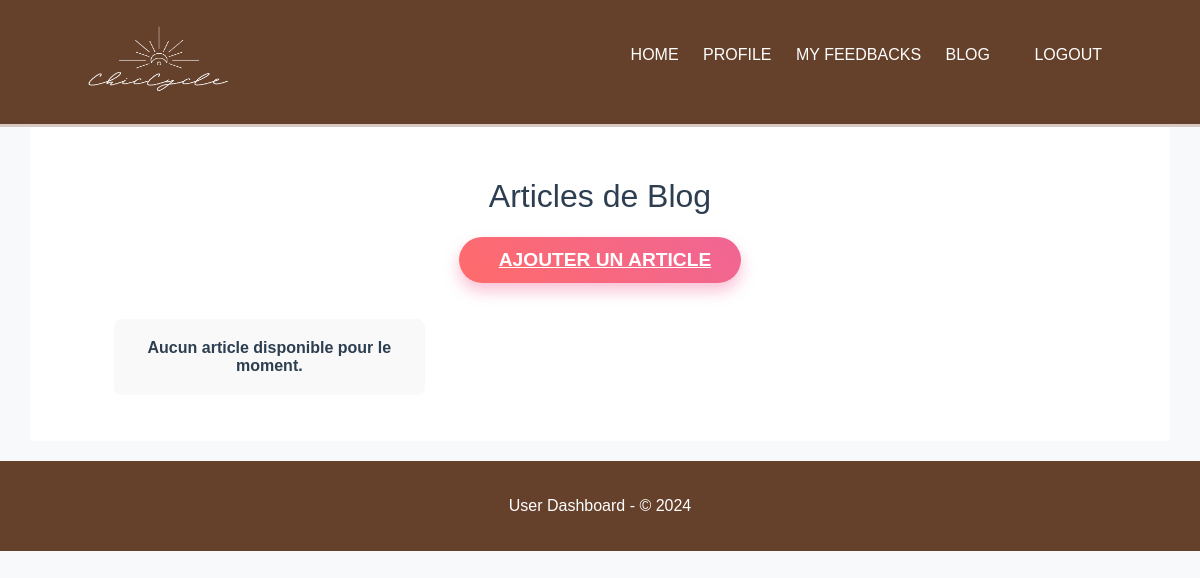
The app's page /post/listPost, older data.
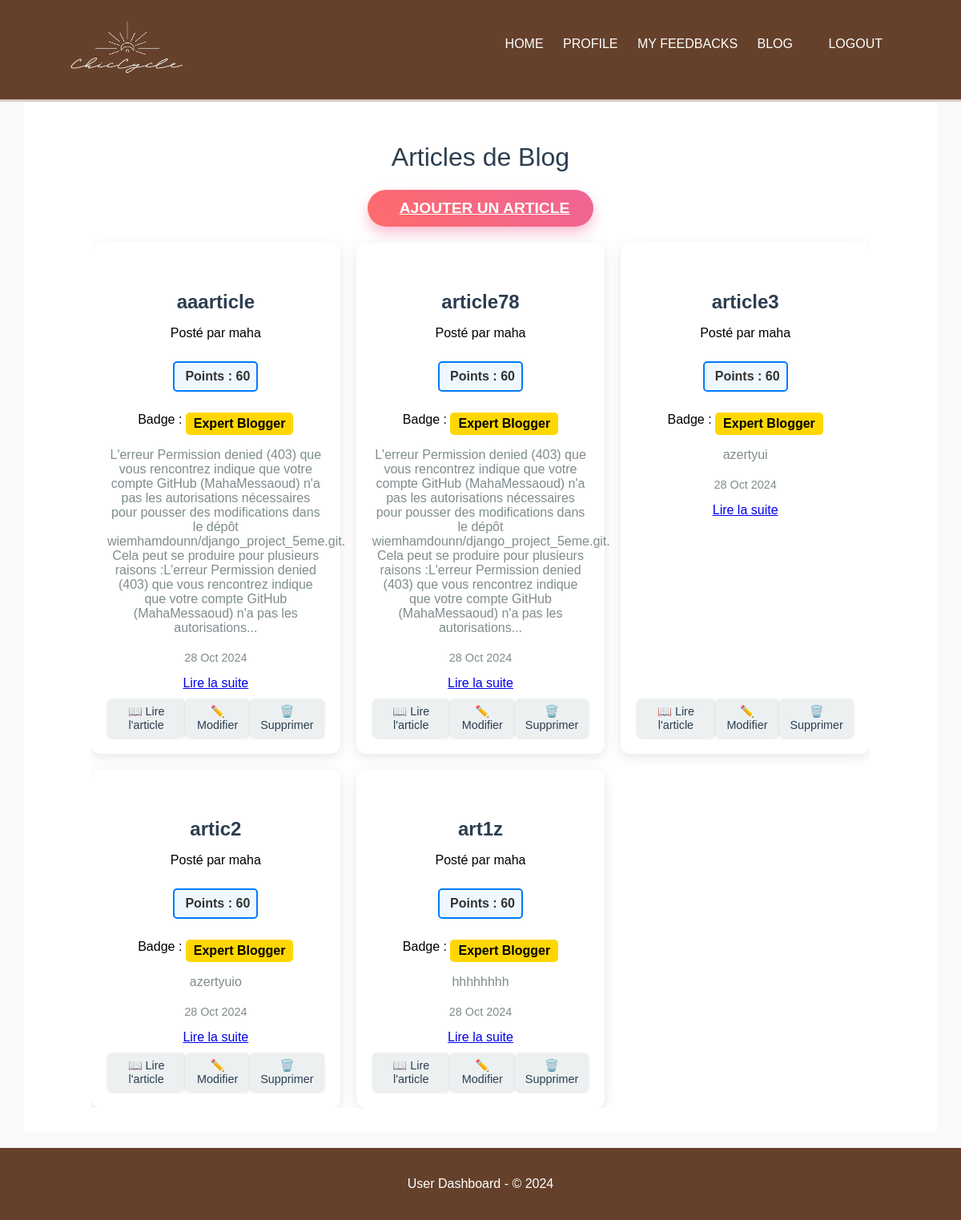
The same page, newer data.
### users/models.py (models this page shows, shortened)
class BlogPost(models.Model):
    title = models.CharField(max_length=255)
    content = models.TextField()
    title_en = models.CharField(max_length=255, blank=True, null=True)
    content_en = models.TextField(blank=True, null=True)
    summary = models.TextField(blank=True, null=True)
    tags = models.TextField(blank=True, null=True)
    author = models.ForeignKey(settings.AUTH_USER_MODEL, on_delete=models.SET_NULL, null=True)
    excerpt = models.TextField(blank=True, null=True)
    created_at = models.DateTimeField(auto_now_add=True)
    updated_at = models.DateTimeField(auto_now=True)

class CustomUser(AbstractUser):
    ROLES = (
        ('superadmin', 'Super Admin'),
        ('admin', 'Admin'),
        ('user', 'User'),
    )
    role = models.CharField(max_length=10, choices=ROLES, default='user')
    image = models.ImageField(upload_to='profile_images/', default='profile_images/default.png', blank=True, null=True)
    avatar = models.ImageField(upload_to='avatars/', blank=True, null=True)
    points = models.IntegerField(default=0)  # Assurez-vous que cette ligne est correctement indentée
    badge = models.CharField(max_length=50, blank=True, null=True)

### users/viewsBlog.py (the view)
# urls.py: path('post/listPost', viewsBlog.list_blogs, name='list_blogs'),  # Liste des articles
def list_blogs(request):
    posts = BlogPost.objects.all().order_by('-created_at')
    return render(request, 'blog-management/blog_list.html', {'posts': posts})

### users/templates/blog-management/blog_list.html (shortened to what this page needs)
{% extends 'base_user.html' %} {% block content %}
<div class="container mt-5">
  <h1 class="text-center mb-4" style="font-weight: 300; color: #2c3e50">
    Articles de Blog
  </h1>
  <a href="{% url 'blog_create' %}" class="btn btn-add-article">
     Ajouter un article
  </a>
  <div class="card-container">
    {% for post in posts %}
    <div class="blog-card shadow-sm">
      <div class="blog-card-body">
        <h5 class="blog-title">{{ post.title }}</h5>
        <p class="blog-author text-muted">
          Posté par {{ post.author.username }}
        </p>
        <p class="points">
           Points : {{ post.author.points }}
        </p>
        <p>
          Badge : {% if post.author.badge == 'Expert Blogger' %}
          <span class="badge gold"
            > Expert Blogger</span
          >
          {% elif post.author.badge == 'Gold' %}
          <span class="badge gold"><i class="fas fa-medal"></i> Gold</span>
          {% elif post.author.badge == 'Argent' %}
          <span class="badge argent"><i class="fas fa-medal"></i> Argent</span>
          {% elif post.author.badge == 'Bronze' %}
          <span class="badge bronze"><i class="fas fa-medal"></i> Bronze</span>
          {% else %}
          <span class="badge default">Aucun Badge</span>
          {% endif %}
        </p>
        <p class="blog-excerpt">{{ post.excerpt }}</p>
        <p class="blog-date text-muted">{{ post.created_at|date:"d M Y" }}</p>
        <a href="{% url 'blog_detail' post.id %}">Lire la suite</a>
      </div>
      <div class="blog-card-footer">
        <a href="{% url 'blog_detail' post.id %}" class="action-btn view">
          📖 Lire l'article
        </a>
        <a href="{% url 'blog_update' post.id %}" class="action-btn update">
          ✏️ Modifier
        </a>
        <a href="{% url 'blog_delete' post.id %}" class="action-btn delete">
          🗑️ Supprimer
        </a>
      </div>
    </div>
    {% endfor %} {% if not posts %}
    <p class="no-data">Aucun article disponible pour le moment.</p>
    {% endif %}
  </div>
</div>
{% endblock %}

Row changes from the older to the newer data that the page shows:
added BlogPost: title "aaarticle", author.username "maha", author.points "60", shows "Expert Blogger", excerpt "L'erreur Permission denied (403) que vous rencontrez indique que votre compte GitHub (MahaMessaoud) n'a pas les autorisations nécessaires pour pousser des modifications dans le dépôt wiemhamdounn/django_project_5eme.git. Cela peut se produire pour plusieurs raisons :L'erreur Permission denied (403) que vous rencontrez indique que votre compte GitHub (MahaMessaoud) n'a pas les autorisations...", created_at "28 Oct 2024"
added BlogPost: title "article78", author.username "maha", author.points "60", shows "Expert Blogger", excerpt "L'erreur Permission denied (403) que vous rencontrez indique que votre compte GitHub (MahaMessaoud) n'a pas les autorisations nécessaires pour pousser des modifications dans le dépôt wiemhamdounn/django_project_5eme.git. Cela peut se produire pour plusieurs raisons :L'erreur Permission denied (403) que vous rencontrez indique que votre compte GitHub (MahaMessaoud) n'a pas les autorisations...", created_at "28 Oct 2024"
added BlogPost: title "article3", author.username "maha", author.points "60", shows "Expert Blogger", excerpt "azertyui", created_at "28 Oct 2024"
added BlogPost: title "artic2", author.username "maha", author.points "60", shows "Expert Blogger", excerpt "azertyuio", created_at "28 Oct 2024"
added BlogPost: title "art1z", author.username "maha", author.points "60", shows "Expert Blogger", excerpt "hhhhhhhh", created_at "28 Oct 2024"
Text that changed along with them:
text no longer shown: "Aucun article disponible pour le moment."
